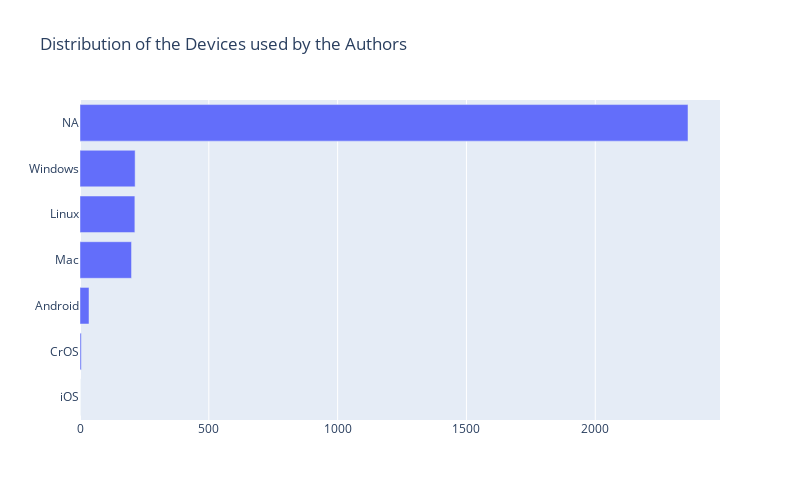

Write notebook code for a chart like this one.
### Markdown cell above
### 5.	Cleaned userAgent and authorUserAgent into categories :
UserAgent and authorUserAgent had browser and device information which was used to access the article. To make it easier to see the devices used by the users, we changed them into set categories.

### Code cell
#Create a new column 'authorUserAgentNew' to categorize values for the column 'authorUserAgent' and fill in the missing values
userAgentValues = pd.Series(["Android", "Windows","Linux","Mac","iOS", "NA", "CrOS"], dtype = "category")
articlesDF['authorUserAgent'].fillna("NA",inplace=True)
articlesDF['authorUserAgentNew'] = userAgentValues
for iX, val in userAgentValues.iteritems():
    articlesDF.loc[articlesDF.authorUserAgent.str.contains(val, na=False), 'authorUserAgentNew'] = val
#articlesDF['authorUserAgentNew'].value_counts()
#articlesDF['authorUserAgentNew'].value_counts().sum()
barAuthorAgents = go.Figure()
barAuthorAgents.add_trace(go.Bar(x=articlesDF['authorUserAgentNew'].value_counts().values,y=articlesDF['authorUserAgentNew'].value_counts().index, orientation='h'))
barAuthorAgents.update_layout(height=500, width=800, title_text="Distribution of the Devices used by the Authors")
barAuthorAgents.update_yaxes(categoryorder = 'total ascending')
barAuthorAgents.show()

### Figure 1 — Plotly figure (JSON) as saved in the notebook; plotly's stock layout.template omitted (floating-point values rounded to 4 significant figures)
{"data": [{"orientation": "h", "type": "bar", "x": [2360, 214, 213, 200, 35, 5, 0], "y": ["NA", "Windows", "Linux", "Mac", "Android", "CrOS", "iOS"]}], "layout": {"height": 500, "title": {"text": "Distribution of the Devices used by the Authors"}, "width": 800, "yaxis": {"categoryorder": "total ascending"}}}
